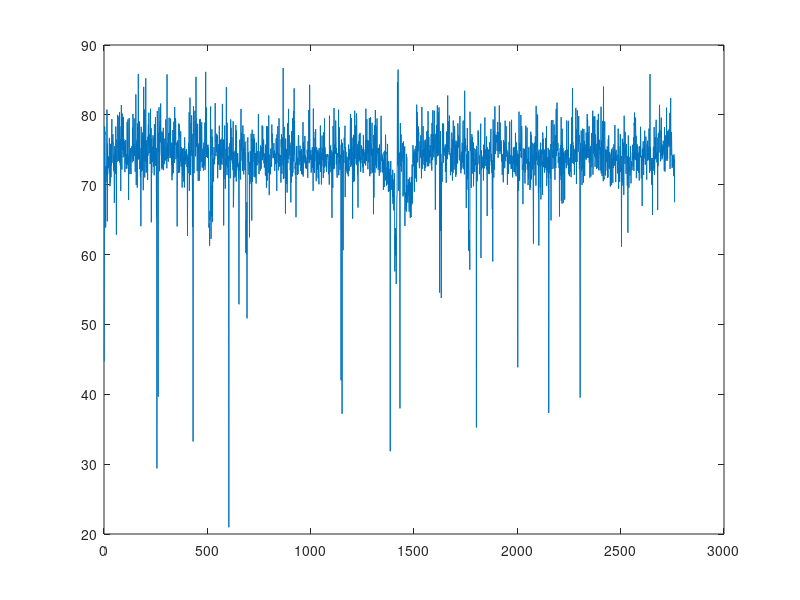

MATLAB code for this plot: (Note: this script raises an error after producing the figure.)
clc
clear all
close all

%% dt checker
microsecond_data = double(importdata("cc_calc_time_log.txt"));
hz = 1e6 ./ microsecond_data;
plot(hz)

%% joint pos
qpos = importdata("current_qpos_log.txt")
mpc_qpos = importdata("mpc_qpos_log.txt")

figure()
plot(mpc_qpos(:,1:12))
sgtitle("mpc qpos")
legend()

% figure()
hold on
plot(qpos(:,7:18))
sgtitle("current qpos log qpos")
legend()

%% joint torque
mpc_torque = importdata("mpc_torque_log.txt")

figure()
plot(mpc_torque(:,1:12))
sgtitle("mpc torque")
legend()
